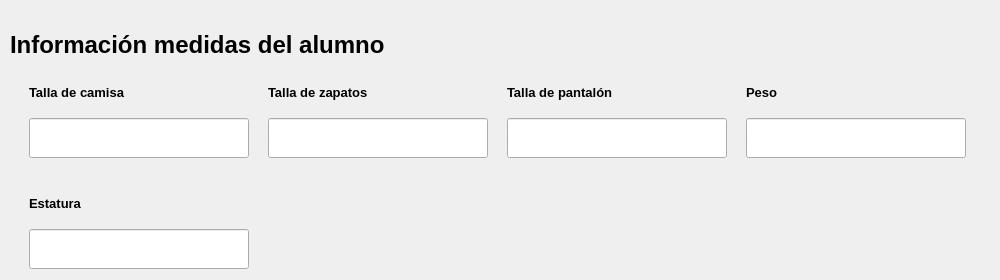
              <widget class="QFrame" name="info_medidas_alumno">
               <property name="sizePolicy">
                <sizepolicy hsizetype="Preferred" vsizetype="Preferred">
                 <horstretch>0</horstretch>
                 <verstretch>10</verstretch>
                </sizepolicy>
               </property>
               <property name="minimumSize">
                <size>
                 <width>1000</width>
                 <height>280</height>
                </size>
               </property>
               <property name="styleSheet">
                <string notr="true"/>
               </property>
               <property name="frameShape">
                <enum>QFrame::NoFrame</enum>
               </property>
               <property name="frameShadow">
                <enum>QFrame::Raised</enum>
               </property>
               <property name="tipo" stdset="0">
                <string>espacio_preguntas_form</string>
               </property>
               <layout class="QVBoxLayout" name="verticalLayout_8">
                <property name="leftMargin">
                 <number>10</number>
                </property>
                <property name="topMargin">
                 <number>20</number>
                </property>
                <item>
                 <widget class="QLabel" name="label_segmento_info_medidas_alumno">
                  <property name="sizePolicy">
                   <sizepolicy hsizetype="Fixed" vsizetype="Fixed">
                    <horstretch>0</horstretch>
                    <verstretch>0</verstretch>
                   </sizepolicy>
                  </property>
                  <property name="minimumSize">
                   <size>
                    <width>0</width>
                    <height>40</height>
                   </size>
                  </property>
                  <property name="maximumSize">
                   <size>
                    <width>16777215</width>
                    <height>30</height>
                   </size>
                  </property>
                  <property name="font">
                   <font>
                    <family>Arial</family>
                    <pointsize>18</pointsize>
                    <weight>75</weight>
                    <bold>true</bold>
                   </font>
                  </property>
                  <property name="styleSheet">
                   <string notr="true"/>
                  </property>
                  <property name="text">
                   <string>Información medidas del alumno</string>
                  </property>
                  <property name="scaledContents">
                   <bool>false</bool>
                  </property>
                 </widget>
                </item>
                <item>
                 <widget class="QFrame" name="preguntas_info_medidas_2">
                  <property name="minimumSize">
                   <size>
                    <width>460</width>
                    <height>100</height>
                   </size>
                  </property>
                  <property name="styleSheet">
                   <string notr="true"/>
                  </property>
                  <property name="frameShape">
                   <enum>QFrame::NoFrame</enum>
                  </property>
                  <property name="frameShadow">
                   <enum>QFrame::Raised</enum>
                  </property>
                  <layout class="QGridLayout" name="gridLayout_4">
                   <property name="leftMargin">
                    <number>0</number>
                   </property>
                   <property name="topMargin">
                    <number>0</number>
                   </property>
                   <property name="rightMargin">
                    <number>0</number>
                   </property>
                   <property name="bottomMargin">
                    <number>0</number>
                   </property>
                   <property name="horizontalSpacing">
                    <number>0</number>
                   </property>
                   <property name="verticalSpacing">
                    <number>20</number>
                   </property>
                   <item row="0" column="0">
                    <layout class="QVBoxLayout" name="verticalLayout_26">
                     <item>
                      <widget class="QLabel" name="label_talla_camisa">
                       <property name="maximumSize">
                        <size>
                         <width>200</width>
                         <height>16777215</height>
                        </size>
                       </property>
                       <property name="font">
                        <font>
                         <family>Arial</family>
                         <pointsize>10</pointsize>
                         <weight>75</weight>
                         <bold>true</bold>
                        </font>
                       </property>
                       <property name="styleSheet">
                        <string notr="true"/>
                       </property>
                       <property name="text">
                        <string>Talla de camisa</string>
                       </property>
                       <property name="textFormat">
                        <enum>Qt::PlainText</enum>
                       </property>
                       <property name="scaledContents">
                        <bool>true</bool>
                       </property>
                      </widget>
                     </item>
                     <item>
                      <widget class="QLineEdit" name="input_talla_camisa">
                       <property name="sizePolicy">
                        <sizepolicy hsizetype="Fixed" vsizetype="Fixed">
                         <horstretch>0</horstretch>
                         <verstretch>0</verstretch>
                        </sizepolicy>
                       </property>
                       <property name="minimumSize">
                        <size>
                         <width>220</width>
                         <height>40</height>
                        </size>
                       </property>
                       <property name="font">
                        <font>
                         <family>Arial</family>
                         <pointsize>-1</pointsize>
                        </font>
                       </property>
                       <property name="styleSheet">
                        <string notr="true"/>
                       </property>
                       <property name="placeholderText">
                        <string>.....</string>
                       </property>
                      </widget>
                     </item>
                    </layout>
                   </item>
                   <item row="0" column="1">
                    <layout class="QVBoxLayout" name="verticalLayout_29">
                     <item>
                      <widget class="QLabel" name="label_talla_zapatos">
                       <property name="maximumSize">
                        <size>
                         <width>200</width>
                         <height>16777215</height>
                        </size>
                       </property>
                       <property name="font">
                        <font>
                         <family>Arial</family>
                         <pointsize>10</pointsize>
                         <weight>75</weight>
                         <bold>true</bold>
                        </font>
                       </property>
                       <property name="styleSheet">
                        <string notr="true"/>
                       </property>
                       <property name="text">
                        <string>Talla de zapatos</string>
                       </property>
                       <property name="textFormat">
                        <enum>Qt::PlainText</enum>
                       </property>
                       <property name="scaledContents">
                        <bool>true</bool>
                       </property>
                      </widget>
                     </item>
                     <item>
                      <widget class="QLineEdit" name="input_talla_zapatos">
                       <property name="sizePolicy">
                        <sizepolicy hsizetype="Fixed" vsizetype="Fixed">
                         <horstretch>0</horstretch>
                         <verstretch>0</verstretch>
                        </sizepolicy>
                       </property>
                       <property name="minimumSize">
                        <size>
                         <width>220</width>
                         <height>40</height>
                        </size>
                       </property>
                       <property name="font">
                        <font>
                         <family>Arial</family>
                         <pointsize>-1</pointsize>
                        </font>
                       </property>
                       <property name="styleSheet">
                        <string notr="true"/>
                       </property>
                       <property name="placeholderText">
                        <string>.....</string>
                       </property>
                      </widget>
                     </item>
                    </layout>
                   </item>
                   <item row="0" column="2">
                    <layout class="QVBoxLayout" name="verticalLayout_30">
                     <item>
                      <widget class="QLabel" name="label_talla_pantalon">
                       <property name="maximumSize">
                        <size>
                         <width>200</width>
                         <height>16777215</height>
                        </size>
                       </property>
                       <property name="font">
                        <font>
                         <family>Arial</family>
                         <pointsize>10</pointsize>
                         <weight>75</weight>
                         <bold>true</bold>
                        </font>
                       </property>
                       <property name="styleSheet">
                        <string notr="true"/>
                       </property>
                       <property name="text">
                        <string>Talla de pantalón </string>
                       </property>
                       <property name="textFormat">
                        <enum>Qt::PlainText</enum>
                       </property>
                       <property name="scaledContents">
                        <bool>true</bool>
                       </property>
                      </widget>
                     </item>
                     <item>
                      <widget class="QLineEdit" name="input_talla_pantalon">
                       <property name="sizePolicy">
                        <sizepolicy hsizetype="Fixed" vsizetype="Fixed">
                         <horstretch>0</horstretch>
                         <verstretch>0</verstretch>
                        </sizepolicy>
                       </property>
                       <property name="minimumSize">
                        <size>
                         <width>220</width>
                         <height>40</height>
                        </size>
                       </property>
                       <property name="font">
                        <font>
                         <family>Arial</family>
                         <pointsize>-1</pointsize>
                        </font>
                       </property>
                       <property name="styleSheet">
                        <string notr="true"/>
                       </property>
                       <property name="placeholderText">
                        <string>.....</string>
                       </property>
                      </widget>
                     </item>
                    </layout>
                   </item>
                   <item row="0" column="3">
                    <layout class="QVBoxLayout" name="verticalLayout_28">
                     <item>
                      <widget class="QLabel" name="label_peso">
                       <property name="maximumSize">
                        <size>
                         <width>200</width>
                         <height>16777215</height>
                        </size>
                       </property>
                       <property name="font">
                        <font>
                         <family>Arial</family>
                         <pointsize>10</pointsize>
                         <weight>75</weight>
                         <bold>true</bold>
                        </font>
                       </property>
                       <property name="styleSheet">
                        <string notr="true"/>
                       </property>
                       <property name="text">
                        <string>Peso</string>
                       </property>
                       <property name="textFormat">
                        <enum>Qt::PlainText</enum>
                       </property>
                       <property name="scaledContents">
                        <bool>true</bool>
                       </property>
                      </widget>
                     </item>
                     <item>
                      <widget class="QLineEdit" name="input_peso">
                       <property name="sizePolicy">
                        <sizepolicy hsizetype="Fixed" vsizetype="Fixed">
                         <horstretch>0</horstretch>
                         <verstretch>0</verstretch>
                        </sizepolicy>
                       </property>
                       <property name="minimumSize">
                        <size>
                         <width>220</width>
                         <height>40</height>
                        </size>
                       </property>
                       <property name="font">
                        <font>
                         <family>Arial</family>
                         <pointsize>-1</pointsize>
                        </font>
                       </property>
                       <property name="styleSheet">
                        <string notr="true"/>
                       </property>
                       <property name="placeholderText">
                        <string>.....</string>
                       </property>
                      </widget>
                     </item>
                    </layout>
                   </item>
                   <item row="1" column="0">
                    <layout class="QVBoxLayout" name="verticalLayout_27">
                     <item>
                      <widget class="QLabel" name="label_estatura">
                       <property name="maximumSize">
                        <size>
                         <width>200</width>
                         <height>16777215</height>
                        </size>
                       </property>
                       <property name="font">
                        <font>
                         <family>Arial</family>
                         <pointsize>10</pointsize>
                         <weight>75</weight>
                         <bold>true</bold>
                        </font>
                       </property>
                       <property name="styleSheet">
                        <string notr="true"/>
                       </property>
                       <property name="text">
                        <string>Estatura</string>
                       </property>
                       <property name="scaledContents">
                        <bool>true</bool>
                       </property>
                      </widget>
                     </item>
                     <item>
                      <widget class="QLineEdit" name="input_estatura">
                       <property name="sizePolicy">
                        <sizepolicy hsizetype="Fixed" vsizetype="Fixed">
                         <horstretch>0</horstretch>
                         <verstretch>0</verstretch>
                        </sizepolicy>
                       </property>
                       <property name="minimumSize">
                        <size>
                         <width>220</width>
                         <height>40</height>
                        </size>
                       </property>
                       <property name="font">
                        <font>
                         <family>Arial</family>
                         <pointsize>-1</pointsize>
                        </font>
                       </property>
                       <property name="styleSheet">
                        <string notr="true"/>
                       </property>
                       <property name="placeholderText">
                        <string>.....</string>
                       </property>
                      </widget>
                     </item>
                    </layout>
                   </item>
                  </layout>
                 </widget>
                </item>
               </layout>
              </widget>
